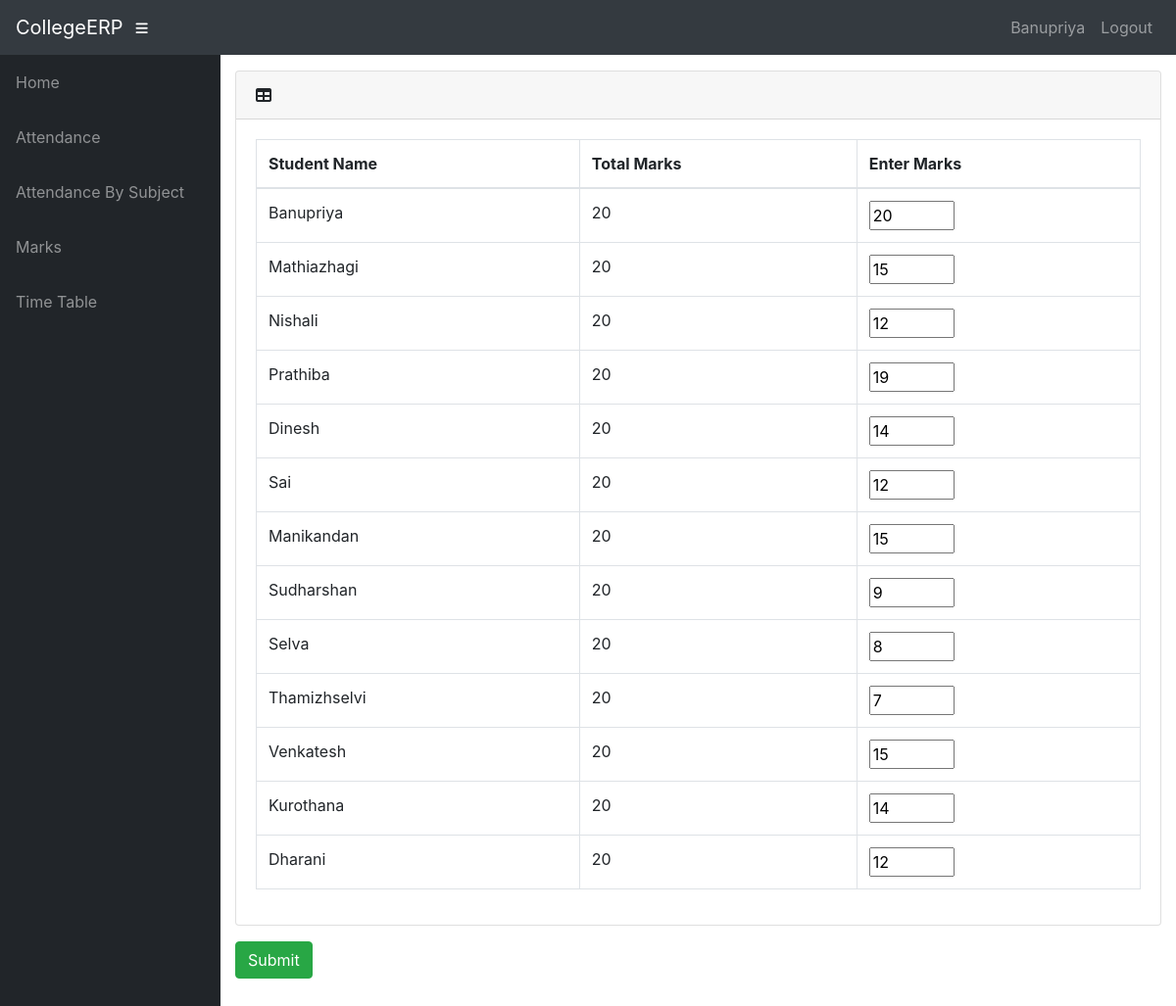
The app's page /info/teacher/31/Edit_marks/ (signed in) with its own data.
### info/models.py (models this page shows, shortened)
class User(AbstractUser):
    @property
    def is_student(self):
        if hasattr(self, 'student'):
            return True
        return False

class Student(models.Model):
    user = models.OneToOneField(User, on_delete=models.CASCADE, null=True)
    class_id = models.ForeignKey(Class, on_delete=models.CASCADE, default=1)
    USN = models.CharField(primary_key='True', max_length=100)
    name = models.CharField(max_length=200)
    sex = models.CharField(max_length=50, choices=sex_choice, default='Male')
    DOB = models.DateField(default='1998-01-01')

class Marks(models.Model):
    studentcourse = models.ForeignKey(StudentCourse, on_delete=models.CASCADE)
    name = models.CharField(max_length=50, choices=test_name, default='Internal test 1')
    marks1 = models.IntegerField(default=0, validators=[MinValueValidator(0), MaxValueValidator(100)])
    class Meta:
        unique_together = (('studentcourse', 'name'),)
    @property
    def total_marks(self):
        if self.name == 'Semester End Exam':
            return 100
        return 20

class StudentCourse(models.Model):
    student = models.ForeignKey(Student, on_delete=models.CASCADE)
    course = models.ForeignKey(Course, on_delete=models.CASCADE)
    class Meta:
        unique_together = (('student', 'course'),)
        verbose_name_plural = 'Marks'

### info/views.py (the view)
# urls.py: path('teacher/<int:marks_c_id>/Edit_marks/', views.edit_marks, name='edit_marks'),
@login_required()
def edit_marks(request, marks_c_id):
    mc = get_object_or_404(MarksClass, id=marks_c_id)
    cr = mc.assign.course
    stud_list = mc.assign.class_id.student_set.all()
    m_list = []
    for stud in stud_list:
        sc = StudentCourse.objects.get(course=cr, student=stud)
        m = sc.marks_set.get(name=mc.name)
        m_list.append(m)
    context = {
        'mc': mc,
        'm_list': m_list,
    }
    return render(request, 'info/edit_marks.html', context)

### info/templates/info/edit_marks.html (shortened to what this page needs)
{% extends 'info/base.html' %}
{% block content %}
<form action="{% url 'marks_confirm' mc.id %}" method="post">
    <div class="card mb-3">
        <div class="card-header">
          <i class="fas fa-table"></i>
         <b></b></div>
        <div class="card-body">
          <div class="table-responsive">
            <table class="table table-bordered" id="dataTable" width="100%" cellspacing="0">
              <thead>
                <tr>
                    <th>Student Name</th>
                    <th>Total Marks</th>
                    <th>Enter Marks</th>
                </tr>
              </thead>
                <tbody>
                    {% for m in m_list %}
                    <tr>
                    <td>{{m.studentcourse.student.name}}</td>
                    <td>{{ m.total_marks }}</td>
                    <td>
                        <input type="number" name="{{ m.studentcourse.student.USN }}" min="0" max="{{ m.total_marks }}" value="{{ m.marks1 }}">
                    </td>
                    </tr>
                {% endfor %}
                </tbody>
            </table>
          </div>
        </div>
      </div>
    <input class="btn btn-success" type="submit" value="Submit">
</form>
{% endblock %}

### info/templates/info/base.html (shortened to what this page needs)
<!DOCTYPE html>
<html lang="en">
  <head>
      {% load static %}
    <link href="{% static '/info/bootstrap/vendor/bootstrap/css/bootstrap.min.css' %}" rel="stylesheet">
    <link href="{% static '/info/bootstrap/vendor/fontawesome-free/css/all.min.css' %}" rel="stylesheet" type="text/css">
    <link href="{% static '/info/bootstrap/vendor/datatables/dataTables.bootstrap4.css' %}" rel="stylesheet">
    <link href="{% static '/info/bootstrap/css/sb-admin.css' %}" rel="stylesheet">
  </head>
  <body id="page-top">
    <nav class="navbar navbar-expand navbar-dark bg-dark static-top">
      <a class="navbar-brand mr-1" href="{% url 'index' %}">CollegeERP</a>
      <button class="btn btn-link btn-sm text-white order-1 order-sm-0" id="sidebarToggle" href="#">
        <i class="fas fa-bars"></i>
      </button>
        <div class="collapse navbar-collapse" id="navbarResponsive">
          <ul class="navbar-nav ml-auto">
            <li class="nav-item">
                {% if request.user.is_student %}
                    <a class="nav-link text-capitalize">{{ request.user.student.name }}</a>
                {% elif request.user.is_teacher %}
                    <a class="nav-link text-capitalize">{{ request.user.teacher.name }}</a>
                {% endif %}
            </li>
            <li class="nav-item">
                <a class="nav-link" href="#" data-toggle="modal" data-target="#logoutModal">Logout</a>
            </li>
          </ul>
        </div>
    </nav>
    <div id="wrapper">
      <ul class="sidebar navbar-nav">
            <li class="nav-item">
              <a class="nav-link" href="{% url 'index' %}">
                <span>Home</span>
              </a>
            </li>
        {% if request.user.is_student %}
            <li class="nav-item">
              <a class="nav-link" href="{% url 'attendance' request.user.student.USN %}">
                <span>Attendance</span>
              </a>
            </li>
            <li class="nav-item">
              <a class="nav-link" href="{% url 'attendance' request.user.student.USN %}">
                <span>Attendance By Subject</span>
              </a>
            </li>
            <li class="nav-item">
              <a class="nav-link" href="{% url 'marks_list' request.user.student.USN %}">
                <span>Marks</span>
              </a>
            </li>
              <li class="nav-item">
              <a class="nav-link" href="{% url 'timetable' request.user.student.class_id_id %}">
                <span>Time Table</span>
              </a>
            </li>
        {% endif %}
      </ul>
      <div id="content-wrapper">
        <div class="container-fluid">
            {% block content %}
            {% endblock %}
        </div>
      </div>
    </div>
  </body>
</html>

### records on screen
User: user.student.name "Banupriya"
Marks: studentcourse.student.name "Banupriya", total_marks "20", CS01 "20"
Marks: studentcourse.student.name "Mathiazhagi", total_marks "20", marks1 "15"
Marks: studentcourse.student.name "Nishali", total_marks "20", marks1 "12"
Marks: studentcourse.student.name "Prathiba", total_marks "20", marks1 "19"
Marks: studentcourse.student.name "Dinesh", total_marks "20", marks1 "14"
Marks: studentcourse.student.name "Sai", total_marks "20", marks1 "12"
Marks: studentcourse.student.name "Manikandan", total_marks "20", marks1 "15"
Marks: studentcourse.student.name "Sudharshan", total_marks "20", marks1 "9"
Marks: studentcourse.student.name "Selva", total_marks "20", marks1 "8"
Marks: studentcourse.student.name "Thamizhselvi", total_marks "20", marks1 "7"
Marks: studentcourse.student.name "Venkatesh", total_marks "20", marks1 "15"
Marks: studentcourse.student.name "Kurothana", total_marks "20", marks1 "14"
Marks: studentcourse.student.name "Dharani", total_marks "20", marks1 "12"
